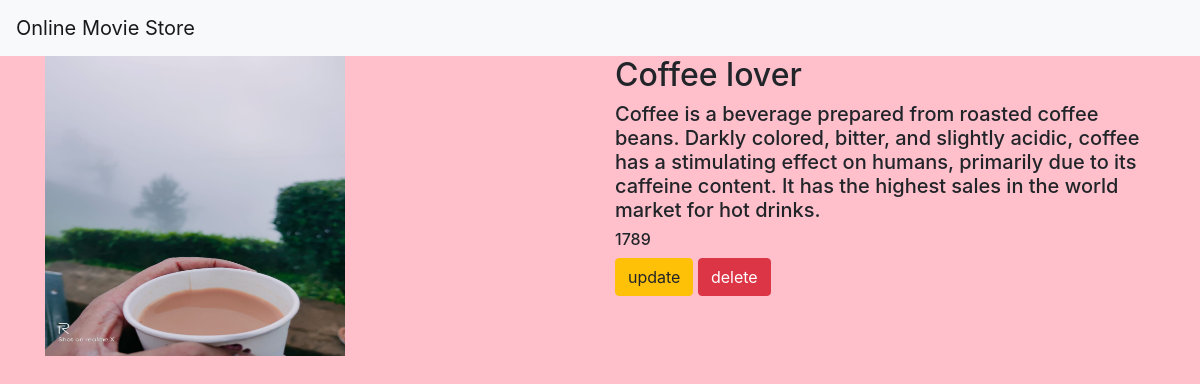
The app's page /movie/6/ with its own data.
### movieapp/models.py (models this page shows, shortened)
class Movie(models.Model):
    name=models.CharField(max_length=250)
    desc=models.TextField()
    year=models.IntegerField()
    img=models.ImageField(upload_to='gallery')

### movieapp/views.py (the view)
# urls.py: path('movie/<int:movie_id>/',views.detail,name='detail'),
def detail(request,movie_id):
    movie=Movie.objects.get(id=movie_id)
    return render(request,"detail.html",{'movie':movie})

### templates/detail.html
{% extends 'base.html' %}
{% block body %}
<div class="container">
    <div class="row">
        <div class="col-md-6">
            <img src="{{movie.img.url}}" width="300" height="300">
        </div>
  <div class="col-md-6">
      <h2>{{movie.name}}</h2>
      <h5>{{movie.desc}}</h5>
      <h6>{{movie.year}}</h6>
      <a class="btn btn-warning" href="{% url 'movieapp:update' movie.id %}">update</a>
      <a class="btn btn-danger" href="{% url 'movieapp:delete' movie.id %}">delete</a>
        </div>
    </div>
</div>
{% endblock %}

### static/style.css (style rules this page uses)
body { background-color:pink; }

### records on screen
Movie: img (picture), name "Coffee lover", desc "Coffee is a beverage prepared from roasted coffee beans. Darkly colored, bitter, and slightly acidic, coffee has a stimulating effect on humans, primarily due to its caffeine content. It has the highest sales in the world market for hot drinks.", year "1789"
